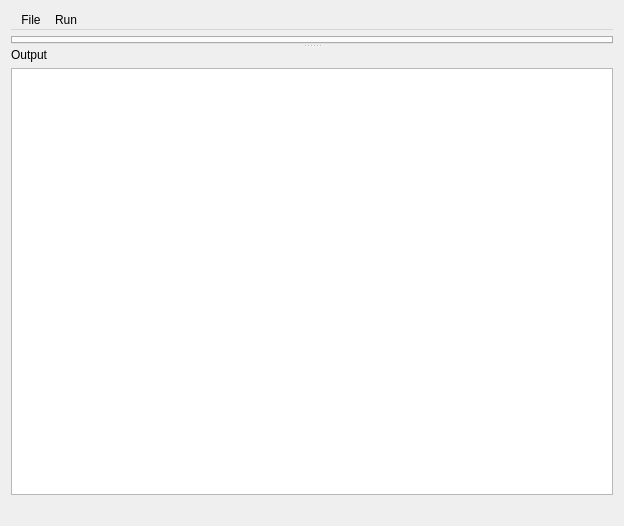
<?xml version="1.0" encoding="UTF-8"?>
<ui version="4.0">
 <class>Form</class>
 <widget class="QWidget" name="Form">
  <property name="windowModality">
   <enum>Qt::NonModal</enum>
  </property>
  <property name="geometry">
   <rect>
    <x>0</x>
    <y>0</y>
    <width>624</width>
    <height>526</height>
   </rect>
  </property>
  <property name="focusPolicy">
   <enum>Qt::StrongFocus</enum>
  </property>
  <property name="windowTitle">
   <string>Scripting</string>
  </property>
  <layout class="QGridLayout" name="gridLayout_2">
   <item row="0" column="0">
    <widget class="QMenuBar" name="menuBar">
     <widget class="QMenu" name="menuFile">
      <property name="title">
       <string>File</string>
      </property>
      <addaction name="actionNew"/>
      <addaction name="actionOpen"/>
      <addaction name="actionSaveAs"/>
      <addaction name="actionSave"/>
      <addaction name="actionImportPlugin"/>
      <addaction name="separator"/>
      <addaction name="actionExportPlugin"/>
     </widget>
     <widget class="QMenu" name="menuRun">
      <property name="title">
       <string>Run</string>
      </property>
      <addaction name="actionRunScript"/>
     </widget>
     <addaction name="menuFile"/>
     <addaction name="menuRun"/>
    </widget>
   </item>
   <item row="1" column="0">
    <widget class="QSplitter" name="splitter_2">
     <property name="sizePolicy">
      <sizepolicy hsizetype="Expanding" vsizetype="Expanding">
       <horstretch>0</horstretch>
       <verstretch>0</verstretch>
      </sizepolicy>
     </property>
     <property name="orientation">
      <enum>Qt::Horizontal</enum>
     </property>
     <widget class="QWidget" name="layoutWidget">
      <layout class="QGridLayout" name="gridLayout">
       <item row="0" column="0">
        <widget class="QSplitter" name="splitter">
         <property name="orientation">
          <enum>Qt::Vertical</enum>
         </property>
         <property name="childrenCollapsible">
          <bool>false</bool>
         </property>
         <widget class="QWidget" name="verticalLayoutWidget">
          <layout class="QVBoxLayout" name="verticalLayout_2">
           <item>
            <widget class="QTabWidget" name="tabWidget">
             <property name="currentIndex">
              <number>-1</number>
             </property>
             <property name="documentMode">
              <bool>false</bool>
             </property>
             <property name="tabsClosable">
              <bool>true</bool>
             </property>
            </widget>
           </item>
          </layout>
         </widget>
         <widget class="QWidget" name="verticalLayoutWidget_2">
          <layout class="QVBoxLayout" name="verticalLayout_3" stretch="0,0">
           <item>
            <widget class="QLabel" name="label_2">
             <property name="text">
              <string>Output</string>
             </property>
            </widget>
           </item>
           <item>
            <widget class="QTextEdit" name="textEditOutput">
             <property name="acceptDrops">
              <bool>false</bool>
             </property>
             <property name="readOnly">
              <bool>true</bool>
             </property>
            </widget>
           </item>
          </layout>
         </widget>
        </widget>
       </item>
      </layout>
     </widget>
    </widget>
   </item>
   <item row="2" column="0">
    <widget class="QLabel" name="labelLineNumber">
     <property name="text">
      <string/>
     </property>
    </widget>
   </item>
  </layout>
  <action name="actionSaveAs">
   <property name="text">
    <string>Save as ...</string>
   </property>
  </action>
  <action name="actionRunScript">
   <property name="text">
    <string>Run script</string>
   </property>
   <property name="shortcut">
    <string>F5</string>
   </property>
  </action>
  <action name="actionSave">
   <property name="text">
    <string>Save</string>
   </property>
   <property name="shortcut">
    <string>Ctrl+S</string>
   </property>
  </action>
  <action name="actionNew">
   <property name="text">
    <string>New</string>
   </property>
   <property name="shortcut">
    <string>Ctrl+N</string>
   </property>
  </action>
  <action name="actionImportPlugin">
   <property name="enabled">
    <bool>false</bool>
   </property>
   <property name="text">
    <string>Import plugin</string>
   </property>
   <property name="visible">
    <bool>false</bool>
   </property>
  </action>
  <action name="actionExportPlugin">
   <property name="text">
    <string>Export as plugin</string>
   </property>
  </action>
  <action name="actionOpen">
   <property name="text">
    <string>Open</string>
   </property>
   <property name="toolTip">
    <string>Open script</string>
   </property>
   <property name="shortcut">
    <string>Ctrl+O</string>
   </property>
  </action>
 </widget>
 <resources/>
 <connections/>
</ui>
